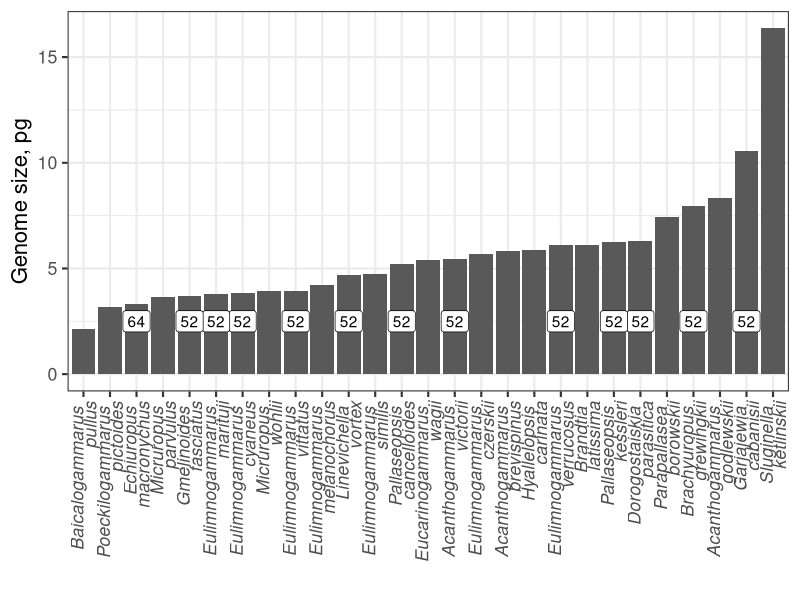

The R script that drew this image:
library(ggplot2)
library(openxlsx)
library(forcats)

gs_kar <- read.xlsx("Karyotypes_Kamaltynov.xlsx")
gs_kar <- gs_kar[!(is.na(gs_kar$Genome.size.FIAD)), ]

svg(width = 10, height=5)
ggplot(gs_kar, aes(x=fct_reorder(paste(Genus, "\n", Species), Genome.size.FIAD), y=Genome.size.FIAD)) + 
  geom_bar(stat="identity") + 
  xlab("") + ylab("Genome size, pg") + 
  geom_label(aes(y=2.5, label=`2n`)) + 
#  geom_point(aes(y=`2n`), col = "black") + 
#  geom_line(aes(y=`2n`), col = "black") + 
  theme_bw(base_size = 16) + 
  theme(axis.text.x = element_text(angle = 90, face="italic", hjust = 1, vjust=0.5, lineheight = 0.6))
dev.off()
